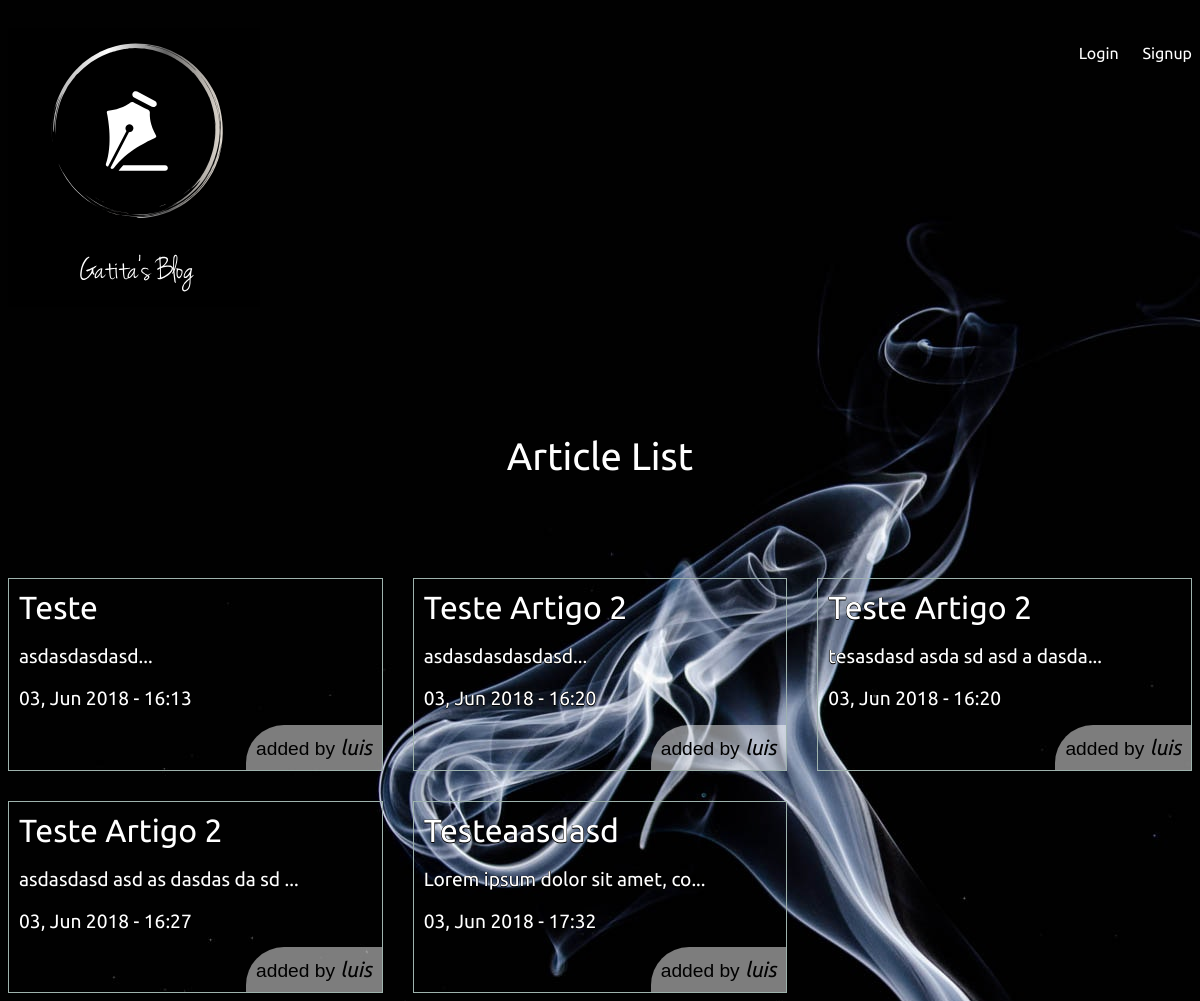
The app's page /articles/ with its own data.
### articles/models.py (models this page shows, shortened)
class Article(models.Model):
  title = models.CharField(max_length=100)
  slug = models.SlugField()
  body = models.TextField()
  date = models.DateTimeField(auto_now_add=True)
  thumb = models.ImageField(default="default.jpeg",blank=True)
  author = models.ForeignKey(User, default=None,on_delete=models.SET_DEFAULT)
  def snippet(self):
    return self.body[:30]+ '...'

### articles/views.py (the view)
def article_list(request):
  articles = Article.objects.all().order_by('date')
  return render(request, 'articles/article_list.html',{'articles': articles})

### articles/templates/articles/article_list.html
{% extends 'base_layout.html' %}
{% block content%}
<h1>Article List</h1>
<div class="articles">
  {% for article in articles %}
  <a href="{% url 'articles:detail' slug=article.slug %}">
    <div class="article">
      <h1>
        {{article.title}}
      </h1>
      <p>{{article.snippet}}</p>
      <p>{{article.date}}</p>
      <p class="author">added by <i class="author-name">{{ article.author.username }}</i></p>
    </div>
  </a>
  {% endfor%}
</div>
{% endblock %}

### templates/base_layout.html (shortened to what this page needs)
{% load static from staticfiles %}
<!DOCTYPE html>
<html>
    <head>
        <link rel="stylesheet" href="{% static 'styles.css' %}">
    </head>
    <body>
        <header class="wrapper">
            <h1><a href="{% url 'home' %}"><img src="{% static 'logo.png' %}" alt="logo" /></a></h1>
            <nav>
                <ul>
                    {% if user.is_authenticated %}
                    <li>Olá, <span id="user-loggedin">{{ request.user.username.title }}</span></li>
                    <li>
                        <form class="logout-link" action="{% url 'accounts:logout' %}" method="post">
                            {% csrf_token %}
                            <button type="submit">Logout</button>
                        </form>
                    </li>
                    <li><a href="{% url 'articles:create' %}" class="highlight">New Article</a></li>
                    {% else %}
                    <li><a href="{% url 'accounts:login' %}">Login</a></li>
                    <li><a href="{% url 'accounts:signup' %}">Signup</a></li>
                    {% endif %}
                </ul>
            </nav>
        </header>
        <div class="wrapper">
            {% block content %}
            {% endblock %}
        </div>
    </body>
</html>

### assets/styles.css (style rules this page uses)
body { background-color: #0f121f; background-image: url(/static/background1.jpg); background-repeat: repeat-y; color:#FFF; }
body * { font-family: Ubuntu; }
h1, h2, h3, h4, h5 { font-weight: normal; margin: 0; }
a, a:hover, a:visited { color: #FFF; text-decoration: none; }
.wrapper { max-width: 1200px; max-height: 100%; margin: 0 auto; }
div.wrapper > h1 { text-align: center; margin: 100px auto; font-size: 2.4em }
header { display: grid; grid-template-columns: 1fr 1fr; padding: 20px 0; }
nav { justify-self: end; }
nav li { display: inline-block; list-style-type: none; margin-left: 20px; }
.articles { display: grid; grid-template-columns: 1fr 1fr 1fr; grid-gap: 30px; }
.article { padding: 10px; border: 1px solid #9eb3ad; position: relative; padding-bottom: 40px; }
.article .author { padding: 10px; background-color: rgba(255, 255, 255, 0.486); position: absolute; right: 0; bottom: 0; margin: 0; color: #000000; border-radius: 38px 0px 0px 0px; }
.articles .article p { font-size: 1.2em }
.articles .article { text-shadow: -0.5px 0 black, 0 0.5px black, 0.5px 0 black, 0 -0.5px black; }
.author { font-family: Verdana, Geneva, Tahoma, sans-serif; text-shadow: none; }
.author-name { font-size: 1.1em; }

### records on screen
Article: title "Teste", snippet "asdasdasdasd...", date "03, Jun 2018 - 16:13", author.username "luis"
Article: title "Teste Artigo 2", snippet "asdasdasdasdasd...", date "03, Jun 2018 - 16:20", author.username "luis"
Article: title "Teste Artigo 2", snippet "tesasdasd asda sd asd a dasda...", date "03, Jun 2018 - 16:20", author.username "luis"
Article: title "Teste Artigo 2", snippet "asdasdasd asd as dasdas da sd ...", date "03, Jun 2018 - 16:27", author.username "luis"
Article: title "Testeaasdasd", snippet "Lorem ipsum dolor sit amet, co...", date "03, Jun 2018 - 17:32", author.username "luis"
